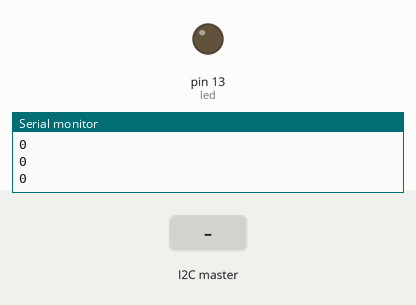
This sketch was run on a simulated Arduino Uno, built with avr-gcc and run on an emulated ATmega328P. Parts: output pins drawn as LEDs (lit = HIGH), the last lines printed to the serial monitor. The inputs (shaded band) are chosen by the test bench.

Above: at 1.2 s.
1.3 s: the I2C master sends the byte 1
At 2.0 s:
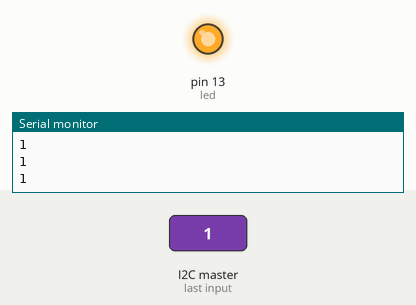
2.8 s: the I2C master sends the byte 0
At 3.2 s:
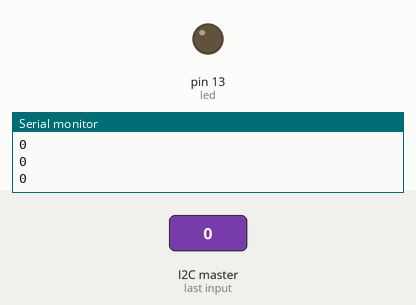
4.3 s: the I2C master sends the byte 2
At 5.6 s:
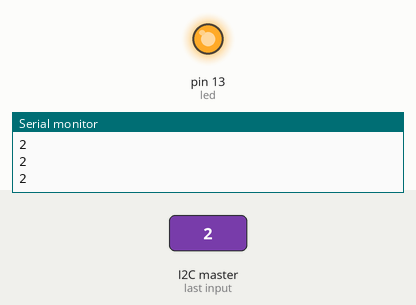
Timing chart, 0 to 7.3 s (numbered marks = the images above; inputs shaded):
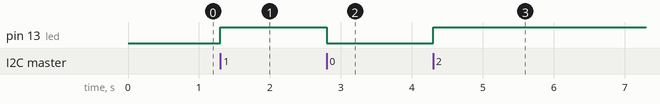

The sketch:

P3A4-Esclavo.ino
```cpp
// Esclavo
#define led 13

#include <Wire.h>

int dato;

void setup() {
  Wire.begin(0xAF);
  Serial.begin(9600);

  Wire.onReceive(lectura);
  pinMode(led, OUTPUT);
}

void loop() {
  Serial.println(dato);
  delay(100);
}

void lectura(){
  dato = Wire.read();
  if(dato){
    digitalWrite(led, HIGH);
  } else {
    digitalWrite(led, LOW);
  }
}
```

Measured:
- after the input at 1.3 s, pin 13 (led): LOW → HIGH at once
- after the input at 2.8 s, pin 13 (led): HIGH → LOW at once
- after the input at 4.3 s, pin 13 (led): LOW → HIGH at once
